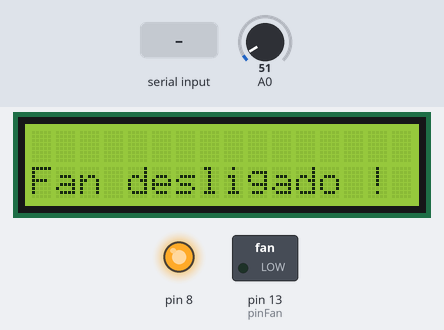
A sketch run on a simulated Arduino Uno, built with avr-gcc and run on an emulated ATmega328P. Shown: 16×2 character LCD, switched loads named in the sketch (green lamp = pin HIGH), output pins drawn as LEDs (lit = HIGH). The inputs (shaded band) are chosen by the test bench; at power-on: A0 = 51.

Above: at 1.2 s.
1.3 s: A0 set to 67
At 3.3 s:
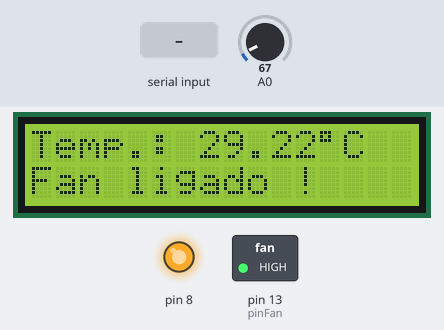
4.3 s: "0\n" received over Serial
At 5.5 s:
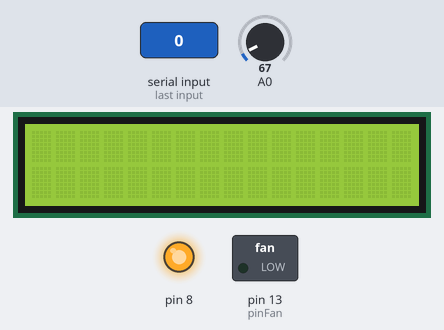
7.2 s: A0 set to 71
At 9.28 s:
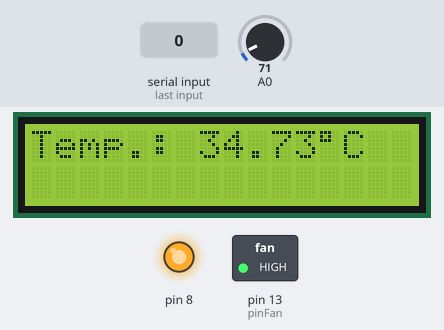
10.2 s: A0 set to 61
At 11.3 s:
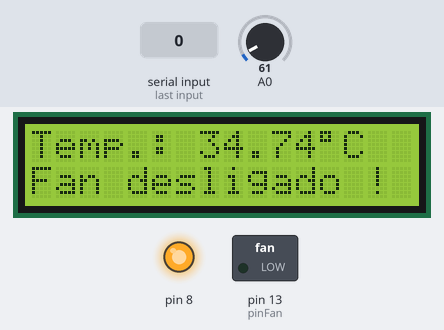
Timing chart, 0 to 13.2 s (numbered marks = the images above; inputs shaded):
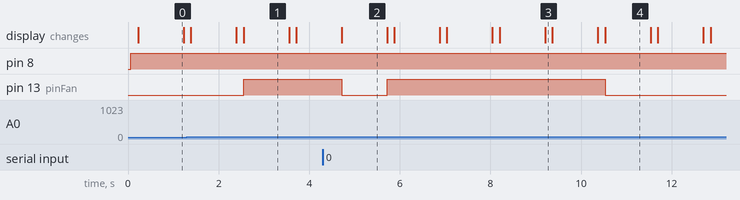

Measured:
- the behaviour switches between 61 and 62 on A0 (found by bisection; images 0 and 1)
- after the input at 1.3 s, pin 13 (pinFan): LOW → HIGH after 1.3 s
- after the input at 4.3 s, pin 13 (pinFan): HIGH → LOW after 0.42 s, → HIGH 1.0 s later; the display: first differs from a run without the input after 0.42 s (image 2)
- after the input at 7.2 s, the display: first differs from a run without the input after 2.0 s (image 3)
- after the input at 10.2 s, pin 13 (pinFan): HIGH → LOW after 0.33 s; the display: first differs from a run without the input after 0.33 s (image 4)
- what the display in image 0 shows lasts 1.0 s, from 0.2 s to 1.2 s

The sketch:

arduino2.ino
```cpp
#include <LiquidCrystal.h> // Carrega a biblioteca LiquidCrystal nativa na IDE

// Define os pinos que serão utilizados para ligação ao display
LiquidCrystal lcd(12, 11, 5, 4, 3, 2);

const int pinFan = 13;    // Declara o pino digital 13 para acionar o cooler
const int pinSensor = 0;  // Declara o pino analógico A0 para ler o sensor
int incomingByte = 0;     // Para dados recebidos pela serial
int ligado = 1;

float temperature;

void setup() {
    lcd.begin(16, 2); // Define o display com 16 colunas e 2 linhas
    lcd.clear();      // Limpa a tela do display
    Serial.begin(9600);
    pinMode(pinFan, OUTPUT);
    pinMode(8, OUTPUT);
    pinMode(pinSensor, INPUT);
}

void loop() {
    if (Serial.available() > 0) {
        incomingByte = Serial.parseInt();
        if (incomingByte == 0) {
            if (ligado == 1) {
                ligado = 0;
                lcd.noDisplay();
                digitalWrite(pinFan, LOW);
                digitalWrite(pinSensor, LOW);
            } else {
                digitalWrite(pinFan, HIGH);
                digitalWrite(pinSensor, HIGH);
                lcd.display();
                ligado = 1;
            }
        }
    }

    if (ligado == 1) {
        digitalWrite(8, HIGH);
        /* Para evitar as grandes variações de leitura do componente
           LM35 são feitas 1000 leituras onde calculamos a média */
        for (int i = 0; i < 1000; i++) {
            temperature = temperature + float(analogRead(pinSensor)) * 500 / (1023);
        }
        temperature = temperature / 1000; // Calcula a média das leituras

        if (temperature > 30) { // Indica condição para acionamento do cooler
            // Define a coluna 0 e linha 1 do LCD onde será impressa a string
            lcd.setCursor(0, 1);
            lcd.write("Fan ligado !"); // Imprime no LCD
            digitalWrite(pinFan, HIGH); // Liga o cooler
        } else {
            lcd.setCursor(0, 1);
            lcd.write("Fan desligado !"); // Imprime no LCD
            digitalWrite(pinFan, LOW);    // Desliga o cooler
        }
        delay(1000); // Aguarda 1 segundo

        // Exibindo valor da leitura do sensor de temperatura no display LCD
        lcd.clear(); // Limpa o display do LCD
        lcd.print("Temp.: "); // Imprime a string no display do LCD
        lcd.print(temperature);
        lcd.write(B11011111); // Símbolo de graus Celsius
        lcd.print("C");
    }
}
```
